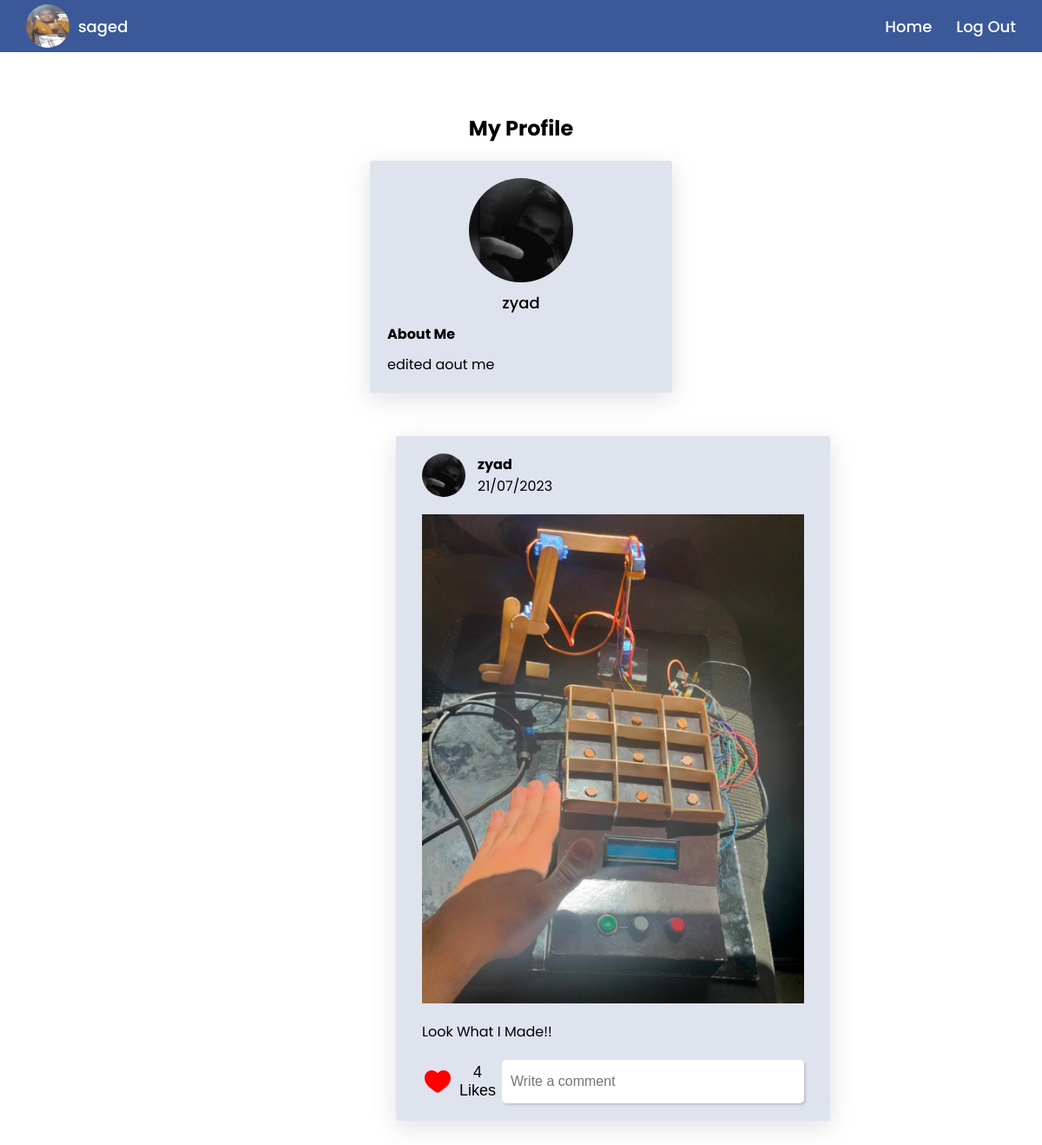
The app's page /profile?id=1 (signed in) with its own data.
### tables this page shows
CREATE TABLE users (
  id INTEGER PRIMARY KEY AUTOINCREMENT NOT NULL,
  username VARCHAR(255) NOT NULL,
  password_hash VARCHAR(255) NOT NULL, about TEXT);

CREATE TABLE posts (
  id INTEGER PRIMARY KEY AUTOINCREMENT NOT NULL,
  user_id INTEGER,
  text TEXT
, date TEXT);

### app.py (the view, shortened to what this page needs)
@app.route("/profile", methods=["GET", "POST"])
@login_required
def profile():
    id = session["user_id"]
    me = db.execute("SELECT * FROM users WHERE id is (?)", id)[0]
    pro_id = request.args.get("id")
    if not pro_id:
        pro_id = id
    posts = get_post(pro_id)
    him = db.execute("SELECT * FROM users WHERE id is (?)",pro_id)[0]
    if not pro_id or int(pro_id) == int(id) or not him:
        return render_template("MyProfile.html", me = me, posts=posts)
    return render_template("Profile.html", me = me, him=him, posts=posts)

### app.py (called while the page is built)
@app.after_request
def after_request(response):
    response.headers["Cache-Control"] = "no-cache, no-store, must-revalidate"
    response.headers["Expires"] = 0
    response.headers["Pragma"] = "no-cache"
    return response

def get_post(s):
    id = session["user_id"]
    if s == '*':
        posts = db.execute("SELECT * FROM posts")
    else:
        posts = db.execute("SELECT * FROM posts where user_id is (?)", s)
    for post in posts:
        post["name"] = db.execute("SELECT * FROM users Where id is (?)",post['user_id'])[0]['username']
        if not post['text']:
            post['text'] = " "
        post['like'] = db.execute("SELECT count(*) from post where post_id is (?)",post['id'])[0]['count(*)']
        arr = db.execute("SELECT * from post where post_id is (?) AND user_id is(?)", post['id'], id)
        post['islike'] = len(arr)
    return posts

### helpers.py (called while the page is built)
def login_required(f):
    @wraps(f)
    def decorated_function(*args, **kwargs):
        if session.get("user_id") is None:
            return redirect("/login")
        return f(*args, **kwargs)
    return decorated_function

### templates/Profile.html (shortened to what this page needs)
{% extends "layout.html" %}
{% block style %}
<link rel="stylesheet" href="/static/css/profile.css" />
{% endblock %}
{% block main %}
<div id="mainProfile">
  <div>
    <div id="Data-prof">
      <h2>My Profile</h2>
      <div style="width: 100%;">
        <img
          src="/static/images/user_image/{{him['id']}}.png"
          alt="zyad"
          width="120px"
          height="120px"
        />
        <p>{{him['username']}}</p>
        <article>
          <h4>About Me</h4>
          <p>
            {{him['about']}}
          </p>
        </article>
      </div>
    </div>
    <main>
      {% for post in posts %}
        <div class="post">
          <div class="post-top">
            <div class="left-top" onclick="goProf({{post['user_id']}})">
              <img
                src="/static/images/user_image/{{post['user_id']}}.png"
                alt="user_image"
                width="50px"
                height="50px"
              />
              <div>
                <h4>{{post['name']}}</h4>
                <p>{{post['date']}}</p>
              </div>
            </div>
          </div>
          <img src="/static/images/post_images/{{post['id']}}.png" alt="italy" />
          <p style="text-align: justify">
            {{post['text']}}
          </p>
          <div class="post-bottom">
            <button>
              <img
                {% if post.islike %}
                onclick="dislike({{post.id}})"
                src="/static/images/icons/heart-active.svg"
                {% else %}
                onclick="like({{post.id}})"
                src="/static/images/icons/heart-inactive.svg"
                {% endif %}
                alt="heart-inactive"
                width="36px"
                height="36px"
              />
              <p>{{post.like}} Likes</p>
            </button>
            <input type="text" placeholder="Write a comment" />
          </div>
        </div>
      {% endfor %}
    </main>
  </div>
</div>
{% endblock %}

### templates/layout.html (shortened to what this page needs)
<!DOCTYPE html>
<html lang="en">
  <head>
    {% block style %} {% endblock %}
  </head>
  <body>
    <nav>
      <a href="/profile" id="leftNav">
        <img src="/static/images/user_image/{{me['id']}}.png" alt="profile image" width="50px" height="50px" />
        <p>{{me['username']}}</p>
      </a>
      <div class="rightNav">
        <a href="/">Home</a>
        <a href="/logout">Log Out</a>
      </div>
    </nav>
    {% block main %} {% endblock %}
  </body>
</html>

### static/css/profile.css (style rules this page uses)
*, *::before, *::after { padding: 0; margin: 0; box-sizing: border-box; }
:root { --primary: #3b5998; --second: #8b9dc3; --light-blue: #dfe3ee; --semi-white: #f7f7f7; --hover: #3f5ea1; --white: #ffffff; }
html, body { height: 100vh; display: flex; flex-direction: column; gap: 50px; font-family: "Poppins", sans-serif; }
nav { background-color: var(--primary); height: 70px; display: flex; justify-content: space-between; align-items: center; padding: 5px 30px; font-size: 18px; }
#leftNav { display: flex; align-items: center; gap: 10px; color: var(--white); }
#leftNav > img { border-radius: 50%; }
nav > a, .rightNav > a { text-decoration: none; color: var(--white); font-weight: 500; }
.rightNav > a { margin-left: 23px; }
main { display: grid; grid-template-columns: repeat(auto-fill, minmax(500px, 1fr)); padding: 30px; gap: 30px; }
.post { display: flex; flex-direction: column; gap: 20px; padding: 20px 30px; border-radius: 3px; background-color: #dfe3ee; box-shadow: rgba(100, 100, 111, 0.2) 0px 7px 29px 0px; }
.post-top { display: flex; justify-content: space-between; align-items: center; }
.post-top div:first-child { display: flex; gap: 14px; }
.post-top div:first-child > img { border-radius: 50%; }
.post-bottom { display: flex; gap: 5px; }
.post-bottom > button { flex-basis: 20%; display: flex; align-items: center; justify-content: start; gap: 5px; border: 0; background-color: transparent; cursor: pointer; }
.post-bottom > button > p { font-size: 18px; }
.post-bottom > input { flex-basis: 80%; height: 50px; padding: 5px 10px; font-size: 16px; border-radius: 5px; border: none; box-shadow: rgba(0, 0, 0, 0.15) 1.95px 1.95px 2.6px; }
#mainProfile { display: flex; justify-content: center; gap: 40px; padding: 20px; }
#mainProfile > div:first-child { display: flex; flex-direction: column; gap: 20px; }
#Data-prof { display: flex; flex-direction: column; align-items: center; gap: 20px; }
#mainProfile > div:first-of-type { width: 30%; }
#Data-prof > div:first-of-type { display: flex; gap: 10px; flex-direction: column; align-items: center; box-shadow: rgba(100, 100, 111, 0.2) 0px 7px 29px 0px; background-color: #dfe3ee; border-radius: 3px; padding: 20px; }
#Data-prof > div:first-of-type > img { border-radius: 50%; }
#Data-prof > div:first-of-type > p { font-size: 18px; font-weight: 500; }
#Data-prof > div:first-of-type > article { width: 100%; display: flex; flex-direction: column; gap: 10px; text-align: justify; }

### records on screen
users: username "saged"
users: username "zyad", about "edited aout me"
posts: name "zyad", date "21/07/2023", text "Look What I Made!!", like "4"
